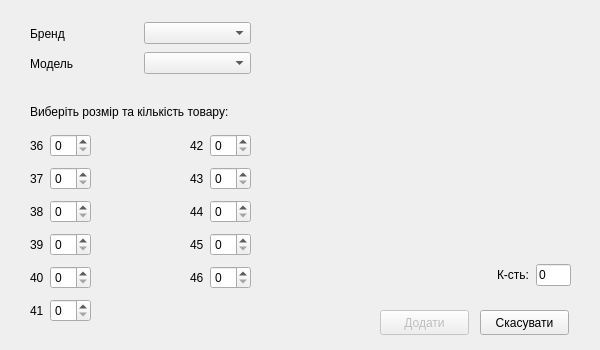
<?xml version="1.0" encoding="UTF-8"?>
<ui version="4.0">
 <class>AddGoodsDialog</class>
 <widget class="QDialog" name="AddGoodsDialog">
  <property name="geometry">
   <rect>
    <x>0</x>
    <y>0</y>
    <width>600</width>
    <height>350</height>
   </rect>
  </property>
  <property name="minimumSize">
   <size>
    <width>600</width>
    <height>350</height>
   </size>
  </property>
  <property name="maximumSize">
   <size>
    <width>600</width>
    <height>350</height>
   </size>
  </property>
  <property name="windowTitle">
   <string>Прийняти товар</string>
  </property>
  <widget class="QPushButton" name="add_goods_pb">
   <property name="enabled">
    <bool>false</bool>
   </property>
   <property name="geometry">
    <rect>
     <x>380</x>
     <y>310</y>
     <width>89</width>
     <height>25</height>
    </rect>
   </property>
   <property name="text">
    <string>Додати</string>
   </property>
  </widget>
  <widget class="QPushButton" name="cancel_pb">
   <property name="geometry">
    <rect>
     <x>480</x>
     <y>310</y>
     <width>89</width>
     <height>25</height>
    </rect>
   </property>
   <property name="text">
    <string>Скасувати</string>
   </property>
  </widget>
  <widget class="QLabel" name="text_lbl">
   <property name="geometry">
    <rect>
     <x>30</x>
     <y>86</y>
     <width>221</width>
     <height>51</height>
    </rect>
   </property>
   <property name="text">
    <string>Виберіть розмір та кількість товару:</string>
   </property>
   <property name="wordWrap">
    <bool>true</bool>
   </property>
  </widget>
  <widget class="QWidget" name="layoutWidget1">
   <property name="geometry">
    <rect>
     <x>30</x>
     <y>50</y>
     <width>221</width>
     <height>27</height>
    </rect>
   </property>
   <layout class="QHBoxLayout" name="horizontalLayout">
    <item>
     <widget class="QLabel" name="label">
      <property name="text">
       <string>Модель</string>
      </property>
     </widget>
    </item>
    <item>
     <widget class="QComboBox" name="model_cb"/>
    </item>
   </layout>
  </widget>
  <widget class="QWidget" name="layoutWidget2">
   <property name="geometry">
    <rect>
     <x>270</x>
     <y>20</y>
     <width>301</width>
     <height>281</height>
    </rect>
   </property>
   <layout class="QVBoxLayout" name="verticalLayout">
    <item>
     <widget class="QLabel" name="pic_lbl">
      <property name="minimumSize">
       <size>
        <width>300</width>
        <height>210</height>
       </size>
      </property>
      <property name="maximumSize">
       <size>
        <width>300</width>
        <height>210</height>
       </size>
      </property>
      <property name="text">
       <string/>
      </property>
     </widget>
    </item>
    <item>
     <layout class="QHBoxLayout" name="horizontalLayout_13">
      <item>
       <spacer name="horizontalSpacer">
        <property name="orientation">
         <enum>Qt::Horizontal</enum>
        </property>
        <property name="sizeHint" stdset="0">
         <size>
          <width>40</width>
          <height>20</height>
         </size>
        </property>
       </spacer>
      </item>
      <item>
       <widget class="QLabel" name="label_2">
        <property name="text">
         <string>К-сть:</string>
        </property>
       </widget>
      </item>
      <item>
       <widget class="QLineEdit" name="result_le">
        <property name="sizePolicy">
         <sizepolicy hsizetype="Fixed" vsizetype="Fixed">
          <horstretch>0</horstretch>
          <verstretch>0</verstretch>
         </sizepolicy>
        </property>
        <property name="minimumSize">
         <size>
          <width>35</width>
          <height>0</height>
         </size>
        </property>
        <property name="maximumSize">
         <size>
          <width>35</width>
          <height>16777215</height>
         </size>
        </property>
        <property name="text">
         <string>0</string>
        </property>
        <property name="readOnly">
         <bool>true</bool>
        </property>
       </widget>
      </item>
     </layout>
    </item>
   </layout>
  </widget>
  <widget class="QWidget" name="layoutWidget3">
   <property name="geometry">
    <rect>
     <x>30</x>
     <y>130</y>
     <width>221</width>
     <height>200</height>
    </rect>
   </property>
   <layout class="QGridLayout" name="gridLayout">
    <item row="5" column="0">
     <layout class="QHBoxLayout" name="horizontalLayout_7">
      <item>
       <widget class="QLabel" name="lb_41">
        <property name="text">
         <string>41</string>
        </property>
       </widget>
      </item>
      <item>
       <widget class="QSpinBox" name="sb_41"/>
      </item>
     </layout>
    </item>
    <item row="1" column="2">
     <layout class="QHBoxLayout" name="horizontalLayout_9">
      <item>
       <widget class="QLabel" name="lb_43">
        <property name="text">
         <string>43</string>
        </property>
       </widget>
      </item>
      <item>
       <widget class="QSpinBox" name="sb_43"/>
      </item>
     </layout>
    </item>
    <item row="1" column="0">
     <layout class="QHBoxLayout" name="horizontalLayout_3">
      <item>
       <widget class="QLabel" name="lb_37">
        <property name="text">
         <string>37</string>
        </property>
       </widget>
      </item>
      <item>
       <widget class="QSpinBox" name="sb_37"/>
      </item>
     </layout>
    </item>
    <item row="2" column="0">
     <layout class="QHBoxLayout" name="horizontalLayout_4">
      <item>
       <widget class="QLabel" name="lb_38">
        <property name="text">
         <string>38</string>
        </property>
       </widget>
      </item>
      <item>
       <widget class="QSpinBox" name="sb_38"/>
      </item>
     </layout>
    </item>
    <item row="0" column="0">
     <layout class="QHBoxLayout" name="horizontalLayout_2">
      <item>
       <widget class="QLabel" name="lb_36">
        <property name="text">
         <string>36</string>
        </property>
       </widget>
      </item>
      <item>
       <widget class="QSpinBox" name="sb_36"/>
      </item>
     </layout>
    </item>
    <item row="3" column="2">
     <layout class="QHBoxLayout" name="horizontalLayout_11">
      <item>
       <widget class="QLabel" name="lb_45">
        <property name="text">
         <string>45</string>
        </property>
       </widget>
      </item>
      <item>
       <widget class="QSpinBox" name="sb_45"/>
      </item>
     </layout>
    </item>
    <item row="4" column="2">
     <layout class="QHBoxLayout" name="horizontalLayout_12">
      <item>
       <widget class="QLabel" name="lb_46">
        <property name="text">
         <string>46</string>
        </property>
       </widget>
      </item>
      <item>
       <widget class="QSpinBox" name="sb_46"/>
      </item>
     </layout>
    </item>
    <item row="2" column="2">
     <layout class="QHBoxLayout" name="horizontalLayout_10">
      <item>
       <widget class="QLabel" name="lb_44">
        <property name="text">
         <string>44</string>
        </property>
       </widget>
      </item>
      <item>
       <widget class="QSpinBox" name="sb_44"/>
      </item>
     </layout>
    </item>
    <item row="0" column="2">
     <layout class="QHBoxLayout" name="horizontalLayout_8">
      <item>
       <widget class="QLabel" name="lb_42">
        <property name="text">
         <string>42</string>
        </property>
       </widget>
      </item>
      <item>
       <widget class="QSpinBox" name="sb_42"/>
      </item>
     </layout>
    </item>
    <item row="4" column="0">
     <layout class="QHBoxLayout" name="horizontalLayout_6">
      <item>
       <widget class="QLabel" name="lb_40">
        <property name="text">
         <string>40</string>
        </property>
       </widget>
      </item>
      <item>
       <widget class="QSpinBox" name="sb_40"/>
      </item>
     </layout>
    </item>
    <item row="3" column="0">
     <layout class="QHBoxLayout" name="horizontalLayout_5">
      <item>
       <widget class="QLabel" name="lb_39">
        <property name="text">
         <string>39</string>
        </property>
       </widget>
      </item>
      <item>
       <widget class="QSpinBox" name="sb_39"/>
      </item>
     </layout>
    </item>
    <item row="0" column="1">
     <spacer name="horizontalSpacer_2">
      <property name="orientation">
       <enum>Qt::Horizontal</enum>
      </property>
      <property name="sizeHint" stdset="0">
       <size>
        <width>40</width>
        <height>20</height>
       </size>
      </property>
     </spacer>
    </item>
   </layout>
  </widget>
  <widget class="QWidget" name="layoutWidget1_2">
   <property name="geometry">
    <rect>
     <x>30</x>
     <y>20</y>
     <width>221</width>
     <height>27</height>
    </rect>
   </property>
   <layout class="QHBoxLayout" name="horizontalLayout_14">
    <item>
     <widget class="QLabel" name="label_3">
      <property name="text">
       <string>Бренд</string>
      </property>
     </widget>
    </item>
    <item>
     <widget class="QComboBox" name="brand_cb"/>
    </item>
   </layout>
  </widget>
 </widget>
 <tabstops>
  <tabstop>model_cb</tabstop>
  <tabstop>sb_36</tabstop>
  <tabstop>sb_37</tabstop>
  <tabstop>sb_38</tabstop>
  <tabstop>sb_39</tabstop>
  <tabstop>sb_40</tabstop>
  <tabstop>sb_41</tabstop>
  <tabstop>sb_42</tabstop>
  <tabstop>sb_43</tabstop>
  <tabstop>sb_44</tabstop>
  <tabstop>sb_45</tabstop>
  <tabstop>sb_46</tabstop>
  <tabstop>add_goods_pb</tabstop>
  <tabstop>cancel_pb</tabstop>
  <tabstop>result_le</tabstop>
 </tabstops>
 <resources/>
 <connections/>
</ui>
